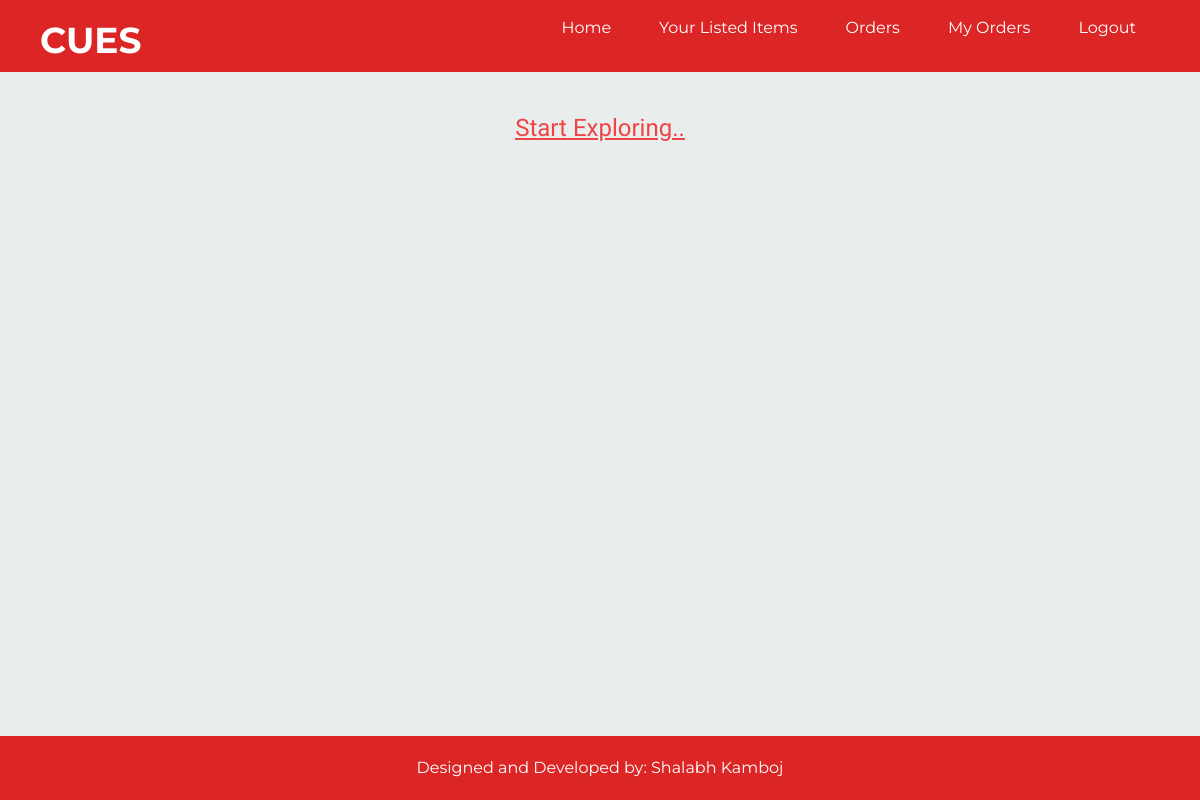
/my-orders (signed in), run on an earlier commit of the app's database.
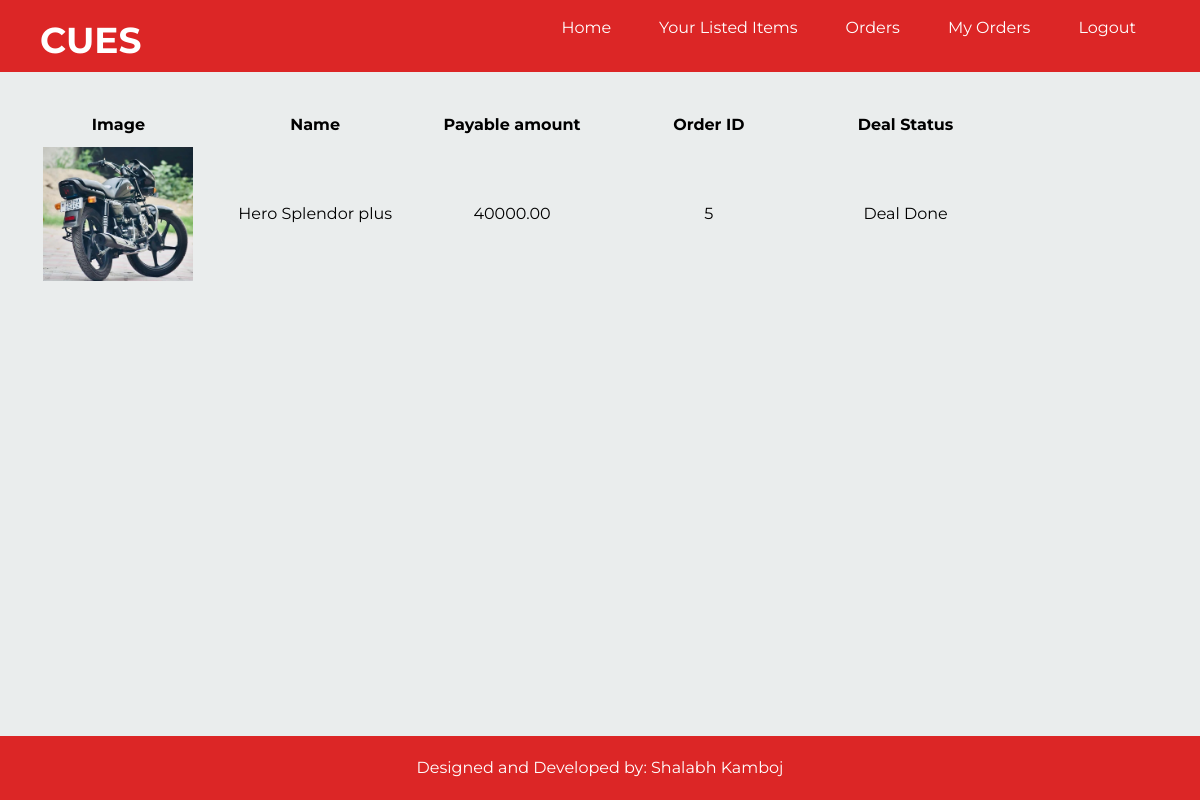
And on a later commit of the database.
### products/models.py (models this page shows)
class Order(models.Model):
    orderNumber = models.AutoField(primary_key=True)
    seller = models.ForeignKey(Seller, on_delete=models.CASCADE)
    customer = models.ForeignKey(User, on_delete=models.CASCADE)
    slug = models.SlugField(max_length=55)
    title = models.CharField(max_length=50)
    contactNumber = models.IntegerField()
    price = models.DecimalField(max_digits=10, decimal_places=2)
    image = models.TextField(blank=True, null=True)
    delivery_status = models.TextField(blank=True, null=True)
    order_time = models.DateTimeField(auto_now_add=True)

### products/views.py (the view)
# urls.py: path('my-orders', views.my_orders, name="my-orders"),
def my_orders(request):
    customer = request.user
    orders=Order.objects.filter(customer=customer)
    return render(request, 'my-orders.html', {"orders":orders})

### templates/my-orders.html (shortened to what this page needs)
{% extends 'base.html' %} {% block head %}
{% load mathfilters %}
{% endblock head %}
{% block body %}
<div>
  {% if orders %}
    <div class="container mt-10 px-5">
      <table class="table-fixed w-full text-center">
        <thead>
          <tr class="gap-5">
            <th>Image</th>
            <th>Name</th>
            <th>Payable amount</th>
            <th>Order ID</th>
            <th>Deal Status</th>
          </tr>
        </thead>
        <tbody>
          {% for order in orders %}
          <tr class="text-center">
            <td><img src="{{order.image}}" class="img-cropped py-2 mx-auto" alt="{{order.slug}}"></td>
            <td>{{order.title}}</td>
            <td>{{ order.price }}</td>
            <td>{{order.orderNumber}}</td>
              {% if order.delivery_status == "delivered" %}
              <td>Deal Done</td>
              {% elif order.delivery_status == "cancelled" %}
              <td>Deal Cancelled</td>
              {% else %}
              <td>Pending..</td>
              {% endif %}
          </tr>
          {% endfor %}
        </tbody>
      </table>
    </div>
  {% else %}
  <div class="text-center mt-10">
    <h2 class="text-2xl text-red-500 underline "><a href="{% url 'products:home' %}" class="hover:no-underline hover:text-red-600">Start Exploring..</a></h2>
  </div>
  {% endif %}
</div>
{% endblock body %}

What changed in the data, as far as the page shows it:
added Order: image (picture), title "Hero Splendor plus", price "40000.00", orderNumber "5", delivery_status "Deal Done"
Also different on the page:
text no longer shown: "Start Exploring.."
text now shown: "Image Name Payable amount Order ID Deal Status"
